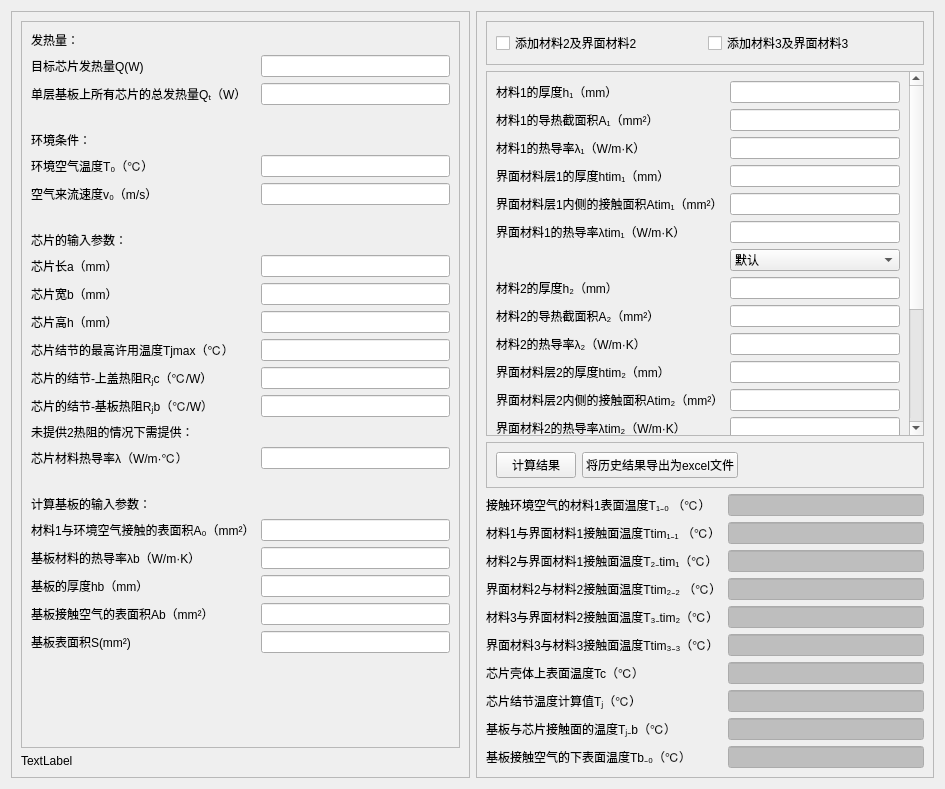
<?xml version="1.0" encoding="UTF-8"?>
<ui version="4.0">
 <class>Form</class>
 <widget class="QWidget" name="Form">
  <property name="geometry">
   <rect>
    <x>0</x>
    <y>0</y>
    <width>945</width>
    <height>789</height>
   </rect>
  </property>
  <property name="windowTitle">
   <string>Form</string>
  </property>
  <layout class="QHBoxLayout" name="horizontalLayout_3" stretch="1,1">
   <item>
    <widget class="QFrame" name="frame_2">
     <property name="enabled">
      <bool>true</bool>
     </property>
     <property name="autoFillBackground">
      <bool>false</bool>
     </property>
     <property name="frameShape">
      <enum>QFrame::StyledPanel</enum>
     </property>
     <property name="frameShadow">
      <enum>QFrame::Raised</enum>
     </property>
     <property name="lineWidth">
      <number>1</number>
     </property>
     <layout class="QVBoxLayout" name="verticalLayout_3">
      <item>
       <widget class="QScrollArea" name="scrollArea_2">
        <property name="enabled">
         <bool>true</bool>
        </property>
        <property name="widgetResizable">
         <bool>true</bool>
        </property>
        <widget class="QWidget" name="scrollAreaWidgetContents_4">
         <property name="geometry">
          <rect>
           <x>0</x>
           <y>0</y>
           <width>439</width>
           <height>727</height>
          </rect>
         </property>
         <layout class="QVBoxLayout" name="verticalLayout">
          <item>
           <layout class="QFormLayout" name="formLayout_2">
            <item row="0" column="0">
             <widget class="QLabel" name="label_40">
              <property name="text">
               <string>发热量：</string>
              </property>
             </widget>
            </item>
            <item row="1" column="0">
             <widget class="QLabel" name="label">
              <property name="text">
               <string>目标芯片发热量Q(W)</string>
              </property>
             </widget>
            </item>
            <item row="1" column="1">
             <widget class="QLineEdit" name="lineEdit_Q"/>
            </item>
            <item row="2" column="0">
             <widget class="QLabel" name="label_2">
              <property name="text">
               <string>单层基板上所有芯片的总发热量Qₜ（W）</string>
              </property>
             </widget>
            </item>
            <item row="2" column="1">
             <widget class="QLineEdit" name="lineEdit_Qt"/>
            </item>
            <item row="3" column="0">
             <widget class="QLabel" name="label_10">
              <property name="text">
               <string/>
              </property>
             </widget>
            </item>
            <item row="4" column="0">
             <widget class="QLabel" name="label_29">
              <property name="text">
               <string>环境条件：</string>
              </property>
             </widget>
            </item>
            <item row="5" column="0">
             <widget class="QLabel" name="label_3">
              <property name="text">
               <string>环境空气温度T₀（℃）</string>
              </property>
             </widget>
            </item>
            <item row="5" column="1">
             <widget class="QLineEdit" name="lineEdit_T0"/>
            </item>
            <item row="6" column="0">
             <widget class="QLabel" name="label_4">
              <property name="text">
               <string>空气来流速度v₀（m/s）</string>
              </property>
             </widget>
            </item>
            <item row="6" column="1">
             <widget class="QLineEdit" name="lineEdit_v0"/>
            </item>
            <item row="7" column="0">
             <widget class="QLabel" name="label_14">
              <property name="text">
               <string/>
              </property>
             </widget>
            </item>
            <item row="8" column="0">
             <widget class="QLabel" name="label_26">
              <property name="text">
               <string>芯片的输入参数：</string>
              </property>
             </widget>
            </item>
            <item row="9" column="0">
             <widget class="QLabel" name="label_6">
              <property name="text">
               <string>芯片长a（mm）</string>
              </property>
             </widget>
            </item>
            <item row="9" column="1">
             <widget class="QLineEdit" name="lineEdit_a"/>
            </item>
            <item row="10" column="0">
             <widget class="QLabel" name="label_7">
              <property name="text">
               <string>芯片宽b（mm）</string>
              </property>
             </widget>
            </item>
            <item row="10" column="1">
             <widget class="QLineEdit" name="lineEdit_b"/>
            </item>
            <item row="11" column="0">
             <widget class="QLabel" name="label_8">
              <property name="text">
               <string>芯片高h（mm）</string>
              </property>
             </widget>
            </item>
            <item row="11" column="1">
             <widget class="QLineEdit" name="lineEdit_h"/>
            </item>
            <item row="12" column="0">
             <widget class="QLabel" name="label_5">
              <property name="text">
               <string>芯片结节的最高许用温度Tjmax（℃）</string>
              </property>
             </widget>
            </item>
            <item row="12" column="1">
             <widget class="QLineEdit" name="lineEdit_Tjmax"/>
            </item>
            <item row="13" column="0">
             <widget class="QLabel" name="label_16">
              <property name="text">
               <string>芯片的结节-上盖热阻Rⱼc（℃/W）</string>
              </property>
             </widget>
            </item>
            <item row="13" column="1">
             <widget class="QLineEdit" name="lineEdit_Rjc"/>
            </item>
            <item row="14" column="0">
             <widget class="QLabel" name="label_17">
              <property name="text">
               <string>芯片的结节-基板热阻Rⱼb（℃/W）</string>
              </property>
             </widget>
            </item>
            <item row="14" column="1">
             <widget class="QLineEdit" name="lineEdit_Rjb"/>
            </item>
            <item row="15" column="0">
             <widget class="QLabel" name="label_30">
              <property name="text">
               <string>未提供2热阻的情况下需提供：</string>
              </property>
             </widget>
            </item>
            <item row="16" column="0">
             <widget class="QLabel" name="label_18">
              <property name="text">
               <string>芯片材料热导率λ（W/m·℃）</string>
              </property>
             </widget>
            </item>
            <item row="16" column="1">
             <widget class="QLineEdit" name="lineEdit_lambda"/>
            </item>
            <item row="17" column="0">
             <widget class="QLabel" name="label_15">
              <property name="text">
               <string/>
              </property>
             </widget>
            </item>
            <item row="18" column="0">
             <widget class="QLabel" name="label_28">
              <property name="text">
               <string>计算基板的输入参数：</string>
              </property>
             </widget>
            </item>
            <item row="19" column="0">
             <widget class="QLabel" name="label_11">
              <property name="text">
               <string>材料1与环境空气接触的表面积A₀（mm²）</string>
              </property>
             </widget>
            </item>
            <item row="19" column="1">
             <widget class="QLineEdit" name="lineEdit_A0"/>
            </item>
            <item row="20" column="0">
             <widget class="QLabel" name="label_19">
              <property name="text">
               <string>基板材料的热导率λb（W/m·K）</string>
              </property>
             </widget>
            </item>
            <item row="20" column="1">
             <widget class="QLineEdit" name="lineEdit_lambda_b"/>
            </item>
            <item row="21" column="0">
             <widget class="QLabel" name="label_20">
              <property name="text">
               <string>基板的厚度hb（mm）</string>
              </property>
             </widget>
            </item>
            <item row="21" column="1">
             <widget class="QLineEdit" name="lineEdit_hb"/>
            </item>
            <item row="22" column="0">
             <widget class="QLabel" name="label_12">
              <property name="text">
               <string>基板接触空气的表面积Ab（mm²）</string>
              </property>
             </widget>
            </item>
            <item row="22" column="1">
             <widget class="QLineEdit" name="lineEdit_Ab"/>
            </item>
            <item row="23" column="0">
             <widget class="QLabel" name="label_9">
              <property name="text">
               <string>基板表面积S(mm²)</string>
              </property>
             </widget>
            </item>
            <item row="23" column="1">
             <widget class="QLineEdit" name="lineEdit_S"/>
            </item>
           </layout>
          </item>
         </layout>
        </widget>
       </widget>
      </item>
      <item>
       <widget class="QLabel" name="label_35">
        <property name="enabled">
         <bool>true</bool>
        </property>
        <property name="lineWidth">
         <number>1</number>
        </property>
        <property name="text">
         <string>TextLabel</string>
        </property>
       </widget>
      </item>
     </layout>
    </widget>
   </item>
   <item>
    <widget class="QFrame" name="frame">
     <property name="frameShape">
      <enum>QFrame::StyledPanel</enum>
     </property>
     <property name="frameShadow">
      <enum>QFrame::Raised</enum>
     </property>
     <layout class="QVBoxLayout" name="verticalLayout_2">
      <item>
       <widget class="QFrame" name="frame_3">
        <property name="maximumSize">
         <size>
          <width>16777215</width>
          <height>60</height>
         </size>
        </property>
        <property name="frameShape">
         <enum>QFrame::StyledPanel</enum>
        </property>
        <property name="frameShadow">
         <enum>QFrame::Raised</enum>
        </property>
        <layout class="QHBoxLayout" name="horizontalLayout">
         <item>
          <widget class="QCheckBox" name="checkBox2">
           <property name="text">
            <string>添加材料2及界面材料2</string>
           </property>
          </widget>
         </item>
         <item>
          <widget class="QCheckBox" name="checkBox3">
           <property name="text">
            <string>添加材料3及界面材料3</string>
           </property>
          </widget>
         </item>
        </layout>
       </widget>
      </item>
      <item>
       <widget class="QScrollArea" name="scrollArea">
        <property name="widgetResizable">
         <bool>true</bool>
        </property>
        <widget class="QWidget" name="scrollAreaWidgetContents">
         <property name="geometry">
          <rect>
           <x>0</x>
           <y>0</y>
           <width>421</width>
           <height>509</height>
          </rect>
         </property>
         <layout class="QVBoxLayout" name="verticalLayout_4" stretch="0">
          <item>
           <layout class="QFormLayout" name="formLayout_5">
            <item row="0" column="0">
             <widget class="QLabel" name="label_44">
              <property name="text">
               <string>材料1的厚度h₁（mm）</string>
              </property>
             </widget>
            </item>
            <item row="0" column="1">
             <widget class="QLineEdit" name="lineEdit_h1"/>
            </item>
            <item row="1" column="0">
             <widget class="QLabel" name="label_45">
              <property name="text">
               <string>材料1的导热截面积A₁（mm²）</string>
              </property>
             </widget>
            </item>
            <item row="1" column="1">
             <widget class="QLineEdit" name="lineEdit_A1"/>
            </item>
            <item row="2" column="0">
             <widget class="QLabel" name="label_46">
              <property name="text">
               <string>材料1的热导率λ₁（W/m·K）</string>
              </property>
             </widget>
            </item>
            <item row="2" column="1">
             <widget class="QLineEdit" name="lineEdit_lambda1"/>
            </item>
            <item row="3" column="0">
             <widget class="QLabel" name="label_47">
              <property name="text">
               <string>界面材料层1的厚度htim₁（mm）</string>
              </property>
             </widget>
            </item>
            <item row="3" column="1">
             <widget class="QLineEdit" name="lineEdit_hTIM1"/>
            </item>
            <item row="4" column="0">
             <widget class="QLabel" name="label_48">
              <property name="text">
               <string>界面材料层1内侧的接触面积Atim₁（mm²）</string>
              </property>
             </widget>
            </item>
            <item row="4" column="1">
             <widget class="QLineEdit" name="lineEdit_ATIM1"/>
            </item>
            <item row="5" column="0">
             <widget class="QLabel" name="label_49">
              <property name="text">
               <string>界面材料1的热导率λtim₁（W/m·K）</string>
              </property>
             </widget>
            </item>
            <item row="5" column="1">
             <widget class="QLineEdit" name="lineEdit_lambdaTIM1"/>
            </item>
            <item row="7" column="0">
             <widget class="QLabel" name="label_50">
              <property name="text">
               <string>材料2的厚度h₂（mm）</string>
              </property>
             </widget>
            </item>
            <item row="7" column="1">
             <widget class="QLineEdit" name="lineEdit_11"/>
            </item>
            <item row="8" column="0">
             <widget class="QLabel" name="label_51">
              <property name="text">
               <string>材料2的导热截面积A₂（mm²）</string>
              </property>
             </widget>
            </item>
            <item row="8" column="1">
             <widget class="QLineEdit" name="lineEdit_12"/>
            </item>
            <item row="9" column="0">
             <widget class="QLabel" name="label_52">
              <property name="text">
               <string>材料2的热导率λ₂（W/m·K）</string>
              </property>
             </widget>
            </item>
            <item row="9" column="1">
             <widget class="QLineEdit" name="lineEdit_13"/>
            </item>
            <item row="10" column="0">
             <widget class="QLabel" name="label_53">
              <property name="text">
               <string>界面材料层2的厚度htim₂（mm）</string>
              </property>
             </widget>
            </item>
            <item row="10" column="1">
             <widget class="QLineEdit" name="lineEdit_14"/>
            </item>
            <item row="11" column="0">
             <widget class="QLabel" name="label_54">
              <property name="text">
               <string>界面材料层2内侧的接触面积Atim₂（mm²）</string>
              </property>
             </widget>
            </item>
            <item row="11" column="1">
             <widget class="QLineEdit" name="lineEdit_15"/>
            </item>
            <item row="12" column="0">
             <widget class="QLabel" name="label_55">
              <property name="text">
               <string>界面材料2的热导率λtim₂（W/m·K）</string>
              </property>
             </widget>
            </item>
            <item row="12" column="1">
             <widget class="QLineEdit" name="lineEdit_16"/>
            </item>
            <item row="13" column="0">
             <widget class="QLabel" name="label_56">
              <property name="text">
               <string>材料3的厚度h₃（mm）</string>
              </property>
             </widget>
            </item>
            <item row="13" column="1">
             <widget class="QLineEdit" name="lineEdit_17"/>
            </item>
            <item row="14" column="0">
             <widget class="QLabel" name="label_57">
              <property name="text">
               <string>材料3的导热截面积A₃（mm²）</string>
              </property>
             </widget>
            </item>
            <item row="14" column="1">
             <widget class="QLineEdit" name="lineEdit_18"/>
            </item>
            <item row="15" column="0">
             <widget class="QLabel" name="label_58">
              <property name="text">
               <string>材料3的热导率λ₃（W/m·K）</string>
              </property>
             </widget>
            </item>
            <item row="15" column="1">
             <widget class="QLineEdit" name="lineEdit_19"/>
            </item>
            <item row="16" column="0">
             <widget class="QLabel" name="label_59">
              <property name="text">
               <string>界面材料层3的厚度htim₃（mm）</string>
              </property>
             </widget>
            </item>
            <item row="16" column="1">
             <widget class="QLineEdit" name="lineEdit_20"/>
            </item>
            <item row="17" column="0">
             <widget class="QLabel" name="label_60">
              <property name="text">
               <string>界面材料层3内侧的接触面积Atim₃（mm²）</string>
              </property>
             </widget>
            </item>
            <item row="17" column="1">
             <widget class="QLineEdit" name="lineEdit_21"/>
            </item>
            <item row="18" column="0">
             <widget class="QLabel" name="label_61">
              <property name="text">
               <string>界面材料3的热导率λtim₃（W/m·K）</string>
              </property>
             </widget>
            </item>
            <item row="18" column="1">
             <widget class="QLineEdit" name="lineEdit_22"/>
            </item>
            <item row="6" column="1">
             <widget class="QComboBox" name="comboBox">
              <item>
               <property name="text">
                <string>默认</string>
               </property>
              </item>
              <item>
               <property name="text">
                <string>材料1</string>
               </property>
              </item>
              <item>
               <property name="text">
                <string>材料2</string>
               </property>
              </item>
              <item>
               <property name="text">
                <string>清空</string>
               </property>
              </item>
             </widget>
            </item>
           </layout>
          </item>
         </layout>
        </widget>
       </widget>
      </item>
      <item>
       <widget class="QFrame" name="frame_4">
        <property name="frameShape">
         <enum>QFrame::StyledPanel</enum>
        </property>
        <property name="frameShadow">
         <enum>QFrame::Raised</enum>
        </property>
        <layout class="QHBoxLayout" name="horizontalLayout_2">
         <item>
          <widget class="QPushButton" name="pushButton_2">
           <property name="maximumSize">
            <size>
             <width>100</width>
             <height>16777215</height>
            </size>
           </property>
           <property name="text">
            <string>计算结果</string>
           </property>
          </widget>
         </item>
         <item>
          <widget class="QPushButton" name="pushButton">
           <property name="text">
            <string>将历史结果导出为excel文件</string>
           </property>
          </widget>
         </item>
         <item>
          <spacer name="horizontalSpacer">
           <property name="orientation">
            <enum>Qt::Horizontal</enum>
           </property>
           <property name="sizeHint" stdset="0">
            <size>
             <width>40</width>
             <height>20</height>
            </size>
           </property>
          </spacer>
         </item>
        </layout>
       </widget>
      </item>
      <item>
       <layout class="QFormLayout" name="formLayout_3">
        <item row="0" column="0">
         <widget class="QLabel" name="label_21">
          <property name="text">
           <string>接触环境空气的材料1表面温度T₁₋₀ （℃）</string>
          </property>
         </widget>
        </item>
        <item row="0" column="1">
         <widget class="QLineEdit" name="lineEdit">
          <property name="palette">
           <palette>
            <active>
             <colorrole role="Base">
              <brush brushstyle="SolidPattern">
               <color alpha="255">
                <red>190</red>
                <green>190</green>
                <blue>190</blue>
               </color>
              </brush>
             </colorrole>
            </active>
            <inactive>
             <colorrole role="Base">
              <brush brushstyle="SolidPattern">
               <color alpha="255">
                <red>190</red>
                <green>190</green>
                <blue>190</blue>
               </color>
              </brush>
             </colorrole>
            </inactive>
            <disabled>
             <colorrole role="Base">
              <brush brushstyle="SolidPattern">
               <color alpha="255">
                <red>240</red>
                <green>240</green>
                <blue>240</blue>
               </color>
              </brush>
             </colorrole>
            </disabled>
           </palette>
          </property>
         </widget>
        </item>
        <item row="1" column="0">
         <widget class="QLabel" name="label_23">
          <property name="text">
           <string>材料1与界面材料1接触面温度Ttim₁₋₁ （℃）</string>
          </property>
         </widget>
        </item>
        <item row="1" column="1">
         <widget class="QLineEdit" name="lineEdit_2">
          <property name="palette">
           <palette>
            <active>
             <colorrole role="Base">
              <brush brushstyle="SolidPattern">
               <color alpha="255">
                <red>190</red>
                <green>190</green>
                <blue>190</blue>
               </color>
              </brush>
             </colorrole>
            </active>
            <inactive>
             <colorrole role="Base">
              <brush brushstyle="SolidPattern">
               <color alpha="255">
                <red>190</red>
                <green>190</green>
                <blue>190</blue>
               </color>
              </brush>
             </colorrole>
            </inactive>
            <disabled>
             <colorrole role="Base">
              <brush brushstyle="SolidPattern">
               <color alpha="255">
                <red>240</red>
                <green>240</green>
                <blue>240</blue>
               </color>
              </brush>
             </colorrole>
            </disabled>
           </palette>
          </property>
         </widget>
        </item>
        <item row="2" column="0">
         <widget class="QLabel" name="label_22">
          <property name="text">
           <string>材料2与界面材料1接触面温度T₂₋tim₁（℃）</string>
          </property>
         </widget>
        </item>
        <item row="2" column="1">
         <widget class="QLineEdit" name="lineEdit_3">
          <property name="palette">
           <palette>
            <active>
             <colorrole role="Base">
              <brush brushstyle="SolidPattern">
               <color alpha="255">
                <red>190</red>
                <green>190</green>
                <blue>190</blue>
               </color>
              </brush>
             </colorrole>
            </active>
            <inactive>
             <colorrole role="Base">
              <brush brushstyle="SolidPattern">
               <color alpha="255">
                <red>190</red>
                <green>190</green>
                <blue>190</blue>
               </color>
              </brush>
             </colorrole>
            </inactive>
            <disabled>
             <colorrole role="Base">
              <brush brushstyle="SolidPattern">
               <color alpha="255">
                <red>240</red>
                <green>240</green>
                <blue>240</blue>
               </color>
              </brush>
             </colorrole>
            </disabled>
           </palette>
          </property>
         </widget>
        </item>
        <item row="3" column="0">
         <widget class="QLabel" name="label_24">
          <property name="text">
           <string>界面材料2与材料2接触面温度Ttim₂₋₂ （℃）</string>
          </property>
         </widget>
        </item>
        <item row="3" column="1">
         <widget class="QLineEdit" name="lineEdit_4">
          <property name="palette">
           <palette>
            <active>
             <colorrole role="Base">
              <brush brushstyle="SolidPattern">
               <color alpha="255">
                <red>190</red>
                <green>190</green>
                <blue>190</blue>
               </color>
              </brush>
             </colorrole>
            </active>
            <inactive>
             <colorrole role="Base">
              <brush brushstyle="SolidPattern">
               <color alpha="255">
                <red>190</red>
                <green>190</green>
                <blue>190</blue>
               </color>
              </brush>
             </colorrole>
            </inactive>
            <disabled>
             <colorrole role="Base">
              <brush brushstyle="SolidPattern">
               <color alpha="255">
                <red>240</red>
                <green>240</green>
                <blue>240</blue>
               </color>
              </brush>
             </colorrole>
            </disabled>
           </palette>
          </property>
         </widget>
        </item>
        <item row="4" column="0">
         <widget class="QLabel" name="label_13">
          <property name="text">
           <string>材料3与界面材料2接触面温度T₃₋tim₂（℃）</string>
          </property>
         </widget>
        </item>
        <item row="4" column="1">
         <widget class="QLineEdit" name="lineEdit_5">
          <property name="palette">
           <palette>
            <active>
             <colorrole role="Base">
              <brush brushstyle="SolidPattern">
               <color alpha="255">
                <red>190</red>
                <green>190</green>
                <blue>190</blue>
               </color>
              </brush>
             </colorrole>
            </active>
            <inactive>
             <colorrole role="Base">
              <brush brushstyle="SolidPattern">
               <color alpha="255">
                <red>190</red>
                <green>190</green>
                <blue>190</blue>
               </color>
              </brush>
             </colorrole>
            </inactive>
            <disabled>
             <colorrole role="Base">
              <brush brushstyle="SolidPattern">
               <color alpha="255">
                <red>240</red>
                <green>240</green>
                <blue>240</blue>
               </color>
              </brush>
             </colorrole>
            </disabled>
           </palette>
          </property>
         </widget>
        </item>
        <item row="5" column="0">
         <widget class="QLabel" name="label_25">
          <property name="text">
           <string>界面材料3与材料3接触面温度Ttim₃₋₃（℃）</string>
          </property>
         </widget>
        </item>
        <item row="5" column="1">
         <widget class="QLineEdit" name="lineEdit_6">
          <property name="palette">
           <palette>
            <active>
             <colorrole role="Base">
              <brush brushstyle="SolidPattern">
               <color alpha="255">
                <red>190</red>
                <green>190</green>
                <blue>190</blue>
               </color>
              </brush>
             </colorrole>
            </active>
            <inactive>
             <colorrole role="Base">
              <brush brushstyle="SolidPattern">
               <color alpha="255">
                <red>190</red>
                <green>190</green>
                <blue>190</blue>
               </color>
              </brush>
             </colorrole>
            </inactive>
            <disabled>
             <colorrole role="Base">
              <brush brushstyle="SolidPattern">
               <color alpha="255">
                <red>240</red>
                <green>240</green>
                <blue>240</blue>
               </color>
              </brush>
             </colorrole>
            </disabled>
           </palette>
          </property>
         </widget>
        </item>
        <item row="6" column="0">
         <widget class="QLabel" name="label_31">
          <property name="text">
           <string>芯片壳体上表面温度Tc（℃）</string>
          </property>
         </widget>
        </item>
        <item row="6" column="1">
         <widget class="QLineEdit" name="lineEdit_7">
          <property name="palette">
           <palette>
            <active>
             <colorrole role="Base">
              <brush brushstyle="SolidPattern">
               <color alpha="255">
                <red>190</red>
                <green>190</green>
                <blue>190</blue>
               </color>
              </brush>
             </colorrole>
            </active>
            <inactive>
             <colorrole role="Base">
              <brush brushstyle="SolidPattern">
               <color alpha="255">
                <red>190</red>
                <green>190</green>
                <blue>190</blue>
               </color>
              </brush>
             </colorrole>
            </inactive>
            <disabled>
             <colorrole role="Base">
              <brush brushstyle="SolidPattern">
               <color alpha="255">
                <red>240</red>
                <green>240</green>
                <blue>240</blue>
               </color>
              </brush>
             </colorrole>
            </disabled>
           </palette>
          </property>
         </widget>
        </item>
        <item row="7" column="0">
         <widget class="QLabel" name="label_32">
          <property name="text">
           <string>芯片结节温度计算值Tⱼ（℃）</string>
          </property>
         </widget>
        </item>
        <item row="7" column="1">
         <widget class="QLineEdit" name="lineEdit_8">
          <property name="palette">
           <palette>
            <active>
             <colorrole role="Base">
              <brush brushstyle="SolidPattern">
               <color alpha="255">
                <red>190</red>
                <green>190</green>
                <blue>190</blue>
               </color>
              </brush>
             </colorrole>
            </active>
            <inactive>
             <colorrole role="Base">
              <brush brushstyle="SolidPattern">
               <color alpha="255">
                <red>190</red>
                <green>190</green>
                <blue>190</blue>
               </color>
              </brush>
             </colorrole>
            </inactive>
            <disabled>
             <colorrole role="Base">
              <brush brushstyle="SolidPattern">
               <color alpha="255">
                <red>240</red>
                <green>240</green>
                <blue>240</blue>
               </color>
              </brush>
             </colorrole>
            </disabled>
           </palette>
          </property>
         </widget>
        </item>
        <item row="8" column="0">
         <widget class="QLabel" name="label_33">
          <property name="text">
           <string>基板与芯片接触面的温度Tⱼ₋b（℃）</string>
          </property>
         </widget>
        </item>
        <item row="8" column="1">
         <widget class="QLineEdit" name="lineEdit_9">
          <property name="palette">
           <palette>
            <active>
             <colorrole role="Base">
              <brush brushstyle="SolidPattern">
               <color alpha="255">
                <red>190</red>
                <green>190</green>
                <blue>190</blue>
               </color>
              </brush>
             </colorrole>
            </active>
            <inactive>
             <colorrole role="Base">
              <brush brushstyle="SolidPattern">
               <color alpha="255">
                <red>190</red>
                <green>190</green>
                <blue>190</blue>
               </color>
              </brush>
             </colorrole>
            </inactive>
            <disabled>
             <colorrole role="Base">
              <brush brushstyle="SolidPattern">
               <color alpha="255">
                <red>240</red>
                <green>240</green>
                <blue>240</blue>
               </color>
              </brush>
             </colorrole>
            </disabled>
           </palette>
          </property>
         </widget>
        </item>
        <item row="9" column="0">
         <widget class="QLabel" name="label_34">
          <property name="text">
           <string>基板接触空气的下表面温度Tb₋₀（℃）</string>
          </property>
         </widget>
        </item>
        <item row="9" column="1">
         <widget class="QLineEdit" name="lineEdit_10">
          <property name="palette">
           <palette>
            <active>
             <colorrole role="Base">
              <brush brushstyle="SolidPattern">
               <color alpha="255">
                <red>190</red>
                <green>190</green>
                <blue>190</blue>
               </color>
              </brush>
             </colorrole>
            </active>
            <inactive>
             <colorrole role="Base">
              <brush brushstyle="SolidPattern">
               <color alpha="255">
                <red>190</red>
                <green>190</green>
                <blue>190</blue>
               </color>
              </brush>
             </colorrole>
            </inactive>
            <disabled>
             <colorrole role="Base">
              <brush brushstyle="SolidPattern">
               <color alpha="255">
                <red>240</red>
                <green>240</green>
                <blue>240</blue>
               </color>
              </brush>
             </colorrole>
            </disabled>
           </palette>
          </property>
         </widget>
        </item>
       </layout>
      </item>
     </layout>
    </widget>
   </item>
  </layout>
 </widget>
 <resources>
  <include location="../img.qrc"/>
 </resources>
 <connections/>
</ui>
